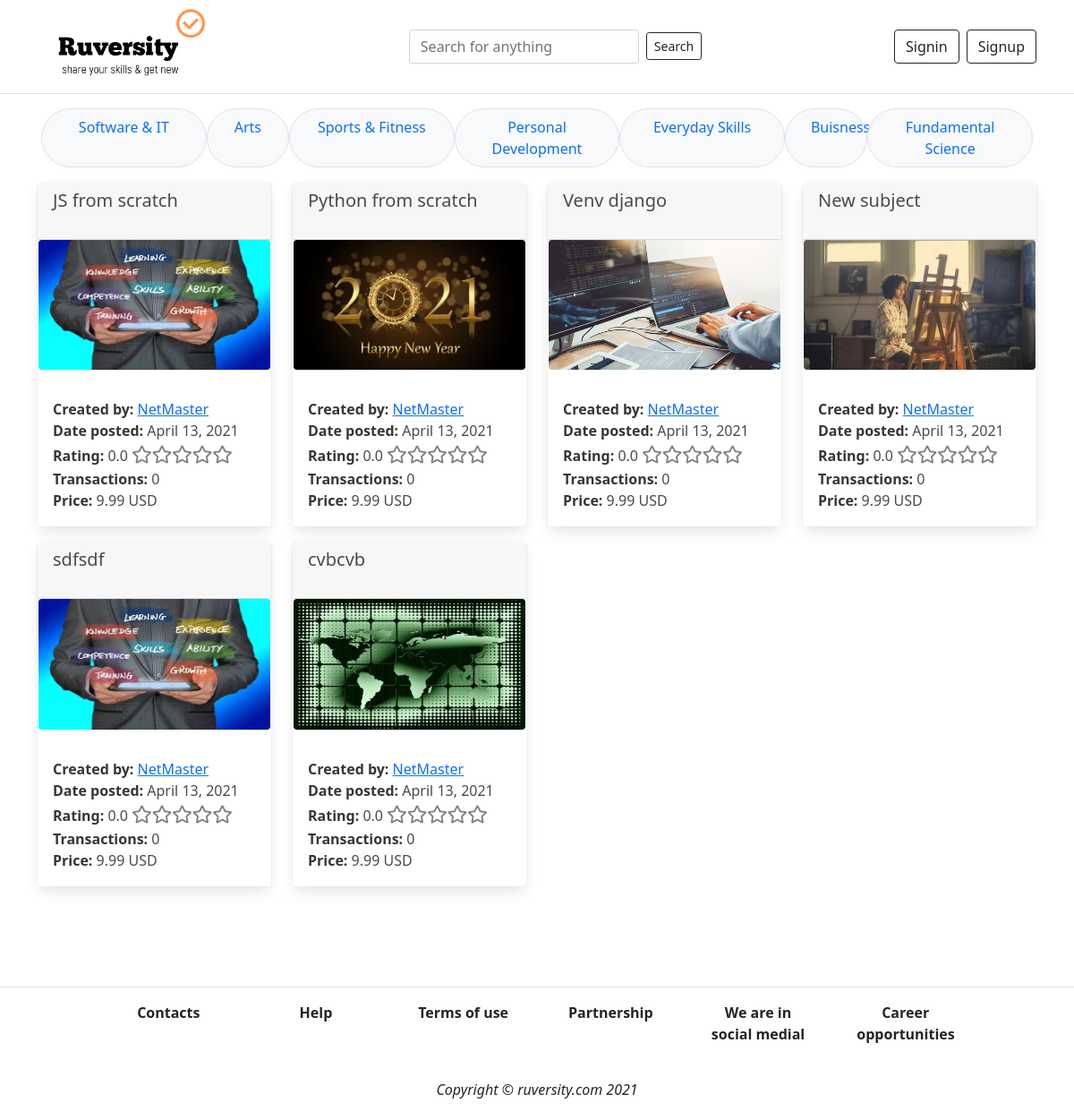
The page /main_page/ on the database its author committed.
### app_content/models.py (models this page shows, shortened)
class MainSubject(models.Model):
    category = models.ForeignKey(Category, on_delete=models.DO_NOTHING)
    title = models.CharField(max_length=100)
    description = models.TextField(null=True)
    prerequisite = models.TextField(null=True)
    date_posted = models.DateField(auto_now_add=True)
    thumbnail_file = models.FileField(upload_to='uploads')
    author = models.ForeignKey(User, on_delete=models.DO_NOTHING)
    price = models.ForeignKey(Price, on_delete=models.DO_NOTHING)
    language = models.ForeignKey(Language, on_delete=models.DO_NOTHING)
    percent = models.CharField(max_length=50, default='0%')
    total = models.IntegerField(default=0)  # Общее число баллов
    quantity = models.IntegerField(default=0)  # Кол-во оценок
    av_rating = models.DecimalField(
        max_digits=3, decimal_places=1, default=0)  # average rating
    transactions = models.IntegerField(default=0)
    ready = models.BooleanField(default=False)
    checked = models.BooleanField(default=False)
    blocked = models.BooleanField(default=False)
    discount_programs = models.BooleanField(default=True)

class Price(models.Model):
    regular = models.DecimalField(max_digits=5, decimal_places=2)
    discount = models.DecimalField(max_digits=5, decimal_places=2)

### app_content/views.py (the view)
# urls.py: path('main_page/', views.main_page, name='main_page'),
def main_page(request):
    subjects = MainSubject.objects.filter(ready='True').exclude(blocked='True').order_by('-date_posted')
    discount_time = DiscountOn.objects.get(id=1)
    paginator = Paginator(subjects, 8)
    page = request.GET.get('page')
    paged_subjects=paginator.get_page(page)
    context = {
        'subjects': paged_subjects,
        'discount_time': discount_time
        }
    return render(request, 'main_page.html', context)

### templates/main_page.html (shortened to what this page needs)
{% extends 'base.html' %}
{% block content %}
<div class="container">
    <div class="row p-3">
        <div class="col-2 border rounded-pill text-center bg-light"><a class='nav-link' href="{% url 'list_software' %}">Software & IT</a></div>
        <div class="col-1 border rounded-pill text-center bg-light "><a class='nav-link' href="{% url 'list_arts' %}">Arts</a></div>
        <div class="col-2 border rounded-pill text-center bg-light "><a class='nav-link' href="{% url 'list_fitness' %}">Sports & Fitness</a></div>
        <div class="col-2 border rounded-pill text-center bg-light "><a class='nav-link' href="{% url 'list_personal' %}">Personal Development</a></div>
        <div class="col-2 border rounded-pill text-center bg-light"><a class='nav-link' href="{% url 'list_skills' %}">Everyday Skills</a></div>
        <div class="col-1 border rounded-pill text-center bg-light"><a class='nav-link' href="{% url 'list_buisness' %}">Buisness</a></div>
        <div class="col-2 border rounded-pill text-center bg-light"><a class='nav-link' href="{% url 'list_fundamental' %}">Fundamental Science</a></div>
    </div>
    <div class="row">
{% for subject in subjects %}
        <div class="col-sm-3">
            <div class="card mb-3" style="border-color: transparent;">
                    <div class="card-header" style='height:4rem' ><h5>{{subject.title}}</h5></div>
                    <a href="{% url 'subject' subject.id %}">
                            <figure class="image is-16by9">
                            <img src="{{subject.thumbnail_file.url}}" alt="Placeholder image" class='rounded-2 img-fluid'>
                        </figure>
                    </a>
                    <div class="card-body">
                    <div class="row">
                        <div class="col"><strong>Created by:</strong>
                            <a href="{% url 'author_page' subject.author.id %}">{{subject.author}}</a>
                        </div>
                    </div>
                    <div class="row">
                        <div class="col"><strong>Date posted: </strong>{{subject.date_posted}}</div>
                    </div>
                    <div class="row">
                        <div class="col">
                            <strong>
                    Rating:
                            </strong> {{subject.av_rating}}
                        <div class="stars-outer">
                        </div>
                    </div>
                    </div>
                    <div class="row">
                        <div class="col">
                        <strong>Transactions:</strong> {{subject.transactions}}
                        </div>
                    </div>
                    {% if subject.discount_programs == True and discount_time.discount_on == True %}
                        <div class="row">
                            <div class="col">
                                <strong>Price:</strong> {{subject.price.discount}} USD
                            </div>
                        </div>
                    {% else %}
                        <div class="row">
                            <div class="col">
                                <strong>Price:</strong> {{subject.price.regular}} USD
                            </div>
                        </div>
                    {% endif %}
                </div>
            </div>
        </div>
{% endfor %}
    </div>
</div>
{% endblock %}

### project/static/style.css (style rules this page uses)
:root { --max-width: 56%; }
.stars-outer { position: relative; display: inline-block; }
.stars-outer::before { content: '\f005 \f005 \f005 \f005 \f005'; font-family: 'Font Awesome 5 Free'; font-weight: 200; color:grey; font-size: 20px; }
:root { --primary-color: grey; --font-color: white; }

### rows shown on the page
MainSubject: title "JS from scratch", thumbnail_file (picture), author "NetMaster", date_posted "April 13, 2021", av_rating "0.0", transactions "0", price.discount "9.99"
MainSubject: title "Python from scratch", thumbnail_file (picture), author "NetMaster", date_posted "April 13, 2021", av_rating "0.0", transactions "0", price.discount "9.99"
MainSubject: title "Venv django", thumbnail_file (picture), author "NetMaster", date_posted "April 13, 2021", av_rating "0.0", transactions "0", price.discount "9.99"
MainSubject: title "New subject", thumbnail_file (picture), author "NetMaster", date_posted "April 13, 2021", av_rating "0.0", transactions "0", price.discount "9.99"
MainSubject: title "sdfsdf", thumbnail_file (picture), author "NetMaster", date_posted "April 13, 2021", av_rating "0.0", transactions "0", price.discount "9.99"
MainSubject: title "cvbcvb", thumbnail_file (picture), author "NetMaster", date_posted "April 13, 2021", av_rating "0.0", transactions "0", price.discount "9.99"
